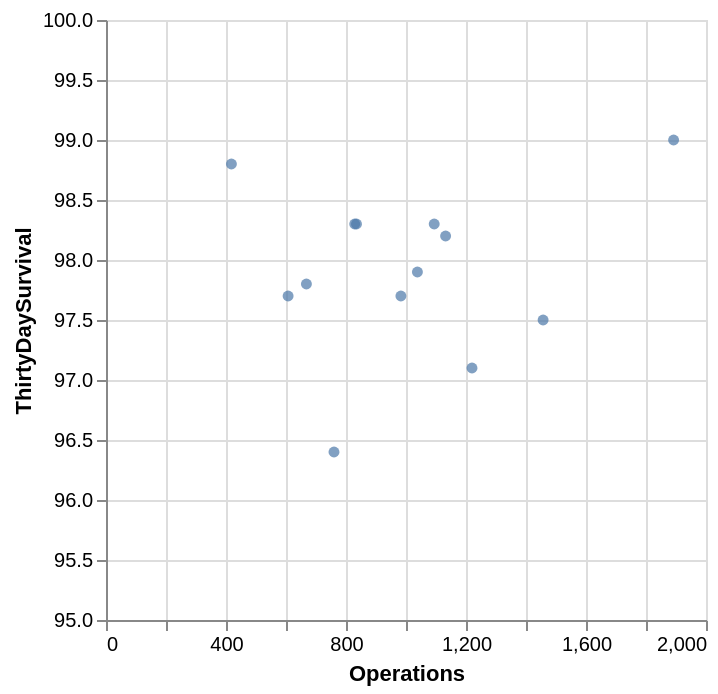

The notebook cell saved with this chart:
### Markdown cell above
#### Diagrama de dispersão de operações por taxa de sobrevivência

### Code cell
alt.Chart(child_survive_2012).mark_circle().encode(
    alt.X("Operations"),
    alt.Y("ThirtyDaySurvival",scale=alt.Scale(domain=[95,100])),
    tooltip=['Hospital', 'Operations', 'ThirtyDaySurvival']
)

### Figure 1 — Vega-Lite specification as saved in the notebook (floating-point values rounded to 4 significant figures)
{"config": {"view": {"continuousWidth": 300, "continuousHeight": 300}}, "data": {"name": "data-e3982be3aeb37454fee9b3145faa6bf2"}, "mark": {"type": "circle"}, "encoding": {"tooltip": [{"field": "Hospital", "type": "nominal"}, {"field": "Operations", "type": "quantitative"}, {"field": "ThirtyDaySurvival", "type": "quantitative"}], "x": {"field": "Operations", "type": "quantitative"}, "y": {"field": "ThirtyDaySurvival", "scale": {"domain": [95, 100]}, "type": "quantitative"}}, "$schema": "https://vega.github.io/schema/vega-lite/v6.4.1.json", "datasets": {"data-e3982be3aeb37454fee9b3145faa6bf2": [{"Hospital": "London - Harley Street ", "Operations": 418, "Survivors": 413, "Deaths": 5, "ThirtyDaySurvival": 98.8, "PercentageDying": 1.2}, {"Hospital": "Leicester", "Operations": 607, "Survivors": 593, "Deaths": 14, "ThirtyDaySurvival": 97.7, "PercentageDying": 2.3}, {"Hospital": "Newcastle", "Operations": 668, "Survivors": 653, "Deaths": 15, "ThirtyDaySurvival": 97.8, "PercentageDying": 2.2}, {"Hospital": "Glasgow", "Operations": 760, "Survivors": 733, "Deaths": 27, "ThirtyDaySurvival": 96.4, "PercentageDying": 3.6}, {"Hospital": "Southampton", "Operations": 829, "Survivors": 815, "Deaths": 14, "ThirtyDaySurvival": 98.3, "PercentageDying": 1.7}, {"Hospital": "Bristol", "Operations": 835, "Survivors": 821, "Deaths": 14, "ThirtyDaySurvival": 98.3, "PercentageDying": 1.7}, {"Hospital": "Dublin", "Operations": 983, "Survivors": 960, "Deaths": 23, "ThirtyDaySurvival": 97.7, "PercentageDying": 2.3}, {"Hospital": "Leeds", "Operations": 1038, "Survivors": 1016, "Deaths": 22, "ThirtyDaySurvival": 97.9, "PercentageDying": 2.1}, {"Hospital": "London - Brompton", "Operations": 1094, "Survivors": 1075, "Deaths": 19, "ThirtyDaySurvival": 98.3, "PercentageDying": 1.7}, {"Hospital": "Liverpool", "Operations": 1132, "Survivors": 1112, "Deaths": 20, "ThirtyDaySurvival": 98.2, "PercentageDying": 1.8}, {"Hospital": "London - Evelina", "Operations": 1220, "Survivors": 1185, "Deaths": 35, "ThirtyDaySurvival": 97.1, "PercentageDying": 2.9}, {"Hospital": "Birmingham", "Operations": 1457, "Survivors": 1421, "Deaths": 36, "ThirtyDaySurvival": 97.5, "PercentageDying": 2.5}, {"Hospital": "London - Great Ormond Street", "Operations": 1892, "Survivors": 1873, "Deaths": 19, "ThirtyDaySurvival": 99.0, "PercentageDying": 1.0}]}}
